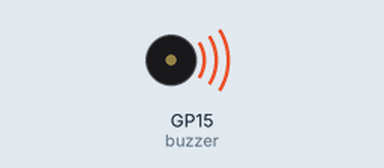
This program was run on a simulated Raspberry Pi Pico running MicroPython. Shown: buzzer (waves = sounding).

Above: at 0.15 s.
At 4.6 s:
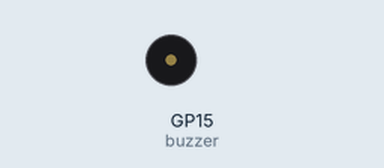
Timing chart, 0 to 7.0 s (numbered marks = the images above):
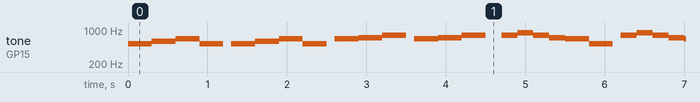

Measured:
- by itself, tone on GP15 (buzzer): plays 523 Hz for 0.30 s, 587 Hz for 0.30 s, 659 Hz for 0.30 s, 523 Hz for 0.30 s, 523 Hz for 0.30 s, 587 Hz for 0.30 s … (386 notes in this stretch)

The program:

music.py
```python
from machine import Pin,PWM
from utime import sleep

buzzer=PWM(Pin(15))


tones = {
"B0": 31,
"C1": 33,
"CS1": 35,
"D1": 37,
"DS1": 39,
"E1": 41,
"F1": 44,
"FS1": 46,
"G1": 49,
"GS1": 52,
"A1": 55,
"AS1": 58,
"B1": 62,
"C2": 65,
"CS2": 69,
"D2": 73,
"DS2": 78,
"E2": 82,
"F2": 87,
"FS2": 93,
"G2": 98,
"GS2": 104,
"A2": 110,
"AS2": 117,
"B2": 123,
"C3": 131,
"CS3": 139,
"D3": 147,
"DS3": 156,
"E3": 165,
"F3": 175,
"FS3": 185,
"G3": 196,
"GS3": 208,
"A3": 220,
"AS3": 233,
"B3": 247,
"C4": 262,
"CS4": 277,
"D4": 294,
"DS4": 311,
"E4": 330,
"F4": 349,
"FS4": 370,
"G4": 392,
"GS4": 415,
"A4": 440,
"AS4": 466,
"B4": 494,
"C5": 523,
"CS5": 554,
"D5": 587,
"DS5": 622,
"E5": 659,
"F5": 698,
"FS5": 740,
"G5": 784,
"GS5": 831,
"A5": 880,
"AS5": 932,
"B5": 988,
"C6": 1047,
"CS6": 1109,
"D6": 1175,
"DS6": 1245,
"E6": 1319,
"F6": 1397,
"FS6": 1480,
"G6": 1568,
"GS6": 1661,
"A6": 1760,
"AS6": 1865,
"B6": 1976,
"C7": 2093,
"CS7": 2217,
"D7": 2349,
"DS7": 2489,
"E7": 2637,
"F7": 2794,
"FS7": 2960,
"G7": 3136,
"GS7": 3322,
"A7": 3520,
"AS7": 3729,
"B7": 3951,
"C8": 4186,
"CS8": 4435,
"D8": 4699,
"DS8": 4978
}

# two tigers
song = [{"name":"C5","freq":0.3},
        {"name":"D5","freq":0.3},
        {"name":"E5","freq":0.3},
        {"name":"C5","freq":0.3},

        {"name":"P","freq":0.1},

        {"name":"C5","freq":0.3},
        {"name":"D5","freq":0.3},
        {"name":"E5","freq":0.3},
        {"name":"C5","freq":0.3},

        {"name":"P","freq":0.1},

        {"name":"E5","freq":0.3},
        {"name":"F5","freq":0.3},
        {"name":"G5","freq":0.3},


        {"name":"P","freq":0.1},

        {"name":"E5","freq":0.3},
        {"name":"F5","freq":0.3},
        {"name":"G5","freq":0.3},

        {"name":"P","freq":0.2},

        {"name":"G5","freq":0.2},
        {"name":"A5","freq":0.2},
        {"name":"G5","freq":0.2},
        {"name":"F5","freq":0.2},
        {"name":"E5","freq":0.3},
        {"name":"C5","freq":0.3},

        {"name":"P","freq":0.1},

        {"name":"G5","freq":0.2},
        {"name":"A5","freq":0.2},
        {"name":"G5","freq":0.2},
        {"name":"F5","freq":0.2},
        {"name":"E5","freq":0.3},
        {"name":"C5","freq":0.3},

        {"name":"P","freq":0.2},

        {"name":"D5","freq":0.3},
        {"name":"G4","freq":0.3},
        {"name":"C5","freq":0.3},

        {"name":"P","freq":0.2},

        {"name":"D5","freq":0.3},
        {"name":"G4","freq":0.3},
        {"name":"C5","freq":0.3}]


def playtone(frequency):
    buzzer.duty_u16(1000)
    buzzer.freq(frequency)

def bequiet():
    buzzer.duty_u16(0)

def playsong(mysong):
    for i in range(len(mysong)):
        if (mysong[i]["name"] == "P"):
            bequiet()
        else:
            playtone(tones[mysong[i]["name"]])
        sleep(mysong[i]["freq"])
    bequiet()


while True:
    playsong(song)
    sleep(1)
```
